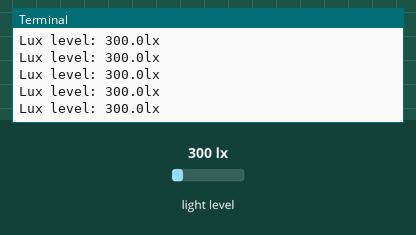
This program was run on a simulated Raspberry Pi (BCM pin numbers). Shown: the last lines printed to the terminal. The inputs (shaded band) are chosen by the test bench; at power-on: light level 300 lx.

Above: at 1.2 s.
1.3 s: light level set to 40 lx
At 1.49 s:
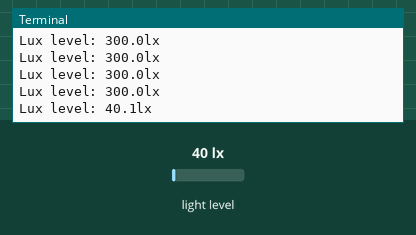
2.8 s: light level set to 500 lx
At 2.85 s:
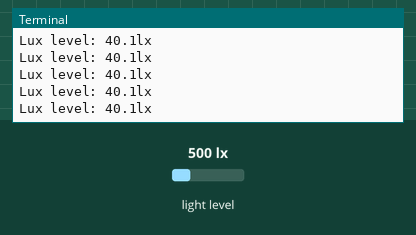
Timing chart, 0 to 5.8 s (numbered marks = the images above; inputs shaded):
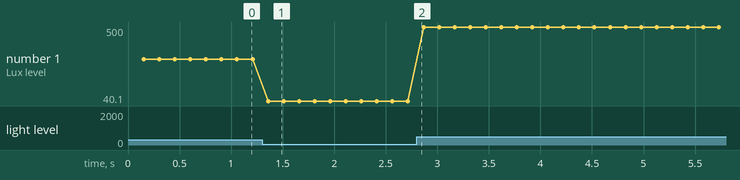

The program:

VEML7700.py
```python
import smbus
import time


bus  = smbus.SMBus(0) # i2c channel 0

addr = 0x10

# Write Command Codes
ALS_CONF_0 = 0x00
ALS_WH     = 0x01
ALS_WL     = 0x02

# Power Saving Command Code
POWER_SAVE = 0x03


# Read Command Codes
ALS        = 0x04
WHITE      = 0x05
ALS_INT    = 0x06


# We're gonna write to all 3 write commands
# and the power saving command tu fully configure
# the sensor


# Use ALS_CONF_0 command code to configure
# the VEML7700 sensor
# ALS_CONF_0 is a 16-bit configuration register
# that follows the format:
# REGISTER_NAME  BITS
# Reserved       15:13
# ALS_GAIN       12:11  [00 01 10 11]
# Reserved       10
# ALS_IT         9:6    [1100 1000 0000 0001 0010 0011]
# ALS_PERS       5:4    00 01 10 11
# Reserved       3:2
# ALS_INT_EN     1      0 1
# ALS_SD         0      0 1
ALS_CONF_VALUES   = [0x00, 0x10] # 0001 0000 | 0000 0000
ALS_WH_VALUES     = [0x00, 0x00]
ALS_WL_VALUES     = [0x00, 0x00]
POWER_SAVE_VALUES = [0x00, 0x00]


# Write the values to the sensor
bus.write_i2c_block_data(addr, ALS_CONF_0, ALS_CONF_VALUES)
bus.write_i2c_block_data(addr, ALS_WH    , ALS_WH_VALUES)
bus.write_i2c_block_data(addr, ALS_WL    , ALS_WL_VALUES)
bus.write_i2c_block_data(addr, POWER_SAVE, POWER_SAVE_VALUES)


while True:
    time.sleep(.150) # 150ms, greater than the IT

    wordRead   = bus.read_word_data(addr, ALS)

    # GAIN 1/8 and IT 100 -> Resolution = 0.4608
    # GAIN 1/8 and IT 25  -> Resolution = 1.8432
    resolution = 0.4608

    # Calculate Lux Level [wordRead * resolution]
    luxLevel   = round(wordRead * resolution, 1)

    print("Lux level: " + str(luxLevel) + "lx")
```

Measured:
- after the input at 1.3 s, the terminal: prints a new line after 0.06 s (image 1)
- plotted number 1: 300 → 40.1 after the input at 1.3 s, 40.1 → 500 after the input at 2.8 s
